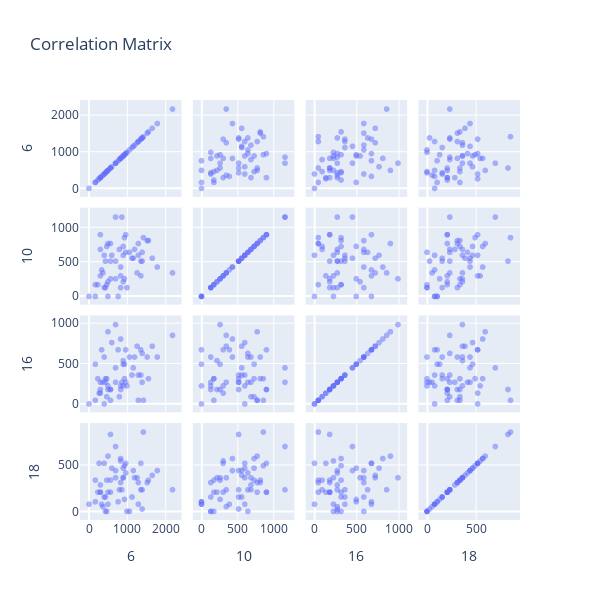

The cell this chart's notebook holds for it:
### Code cell
# 10번-18번 => 0.44
# 6번-16번 => 0.37

# 매트릭스 시각화
fig = px.scatter_matrix(
    sales_trends_pivot[[6, 10, 16, 18]]
    , opacity=.5
    , title='Correlation Matrix'
    , height=600, width=600
)

fig.show()

### Figure 1 — Plotly figure (JSON) as saved in the notebook; plotly's stock layout.template omitted (floating-point values rounded to 4 significant figures)
{"data": [{"dimensions": [{"axis": {"matches": true}, "label": "6", "values": [1650, 165, 825, 495, 495, 891, null, 1188, 825, 561, 759, 396, 825, 693, 1056, 792, 231, 297, 1386, 1287, 957, 297, 1419, 2178, 594, 693, 264, 1254, 1353, 1518, 1353, 561, 1155, 1386, 858, 165, 297, 1782, 924, 561, 429, 330, 1551, 693, 891, 495, 462, 924, 363, null, 1122, 957, 891, 1287, 396, 990, 429, 462, 0]}, {"axis": {"matches": true}, "label": "10", "values": [559, 0, 301, 774, 215, 731, 731, 688, 129, 774, 0, 602, 430, 258, 645, 688, 172, 688, 516, 602, 645, 301, 860, 344, 602, 1161, null, 344, 301, 817, 516, 516, 559, 645, 1161, 172, 903, 430, 860, 258, 516, 387, 817, 516, 602, 0, 731, 258, 344, 903, 559, 903, 215, 774, 129, 129, 129, 172, 0]}, {"axis": {"matches": true}, "label": "16", "values": [720, 495, 225, 900, 180, 495, 315, 585, 180, 45, 675, 0, 810, 990, 585, 90, 315, 270, 270, 360, 270, 135, 45, 855, 765, 450, 135, 720, 675, 585, 360, 180, 450, 630, 270, 45, 180, 585, 315, 180, 315, 675, 315, 270, 225, 225, 90, 495, 270, 180, 360, 675, 540, 45, 585, 225, 270, 315, 0]}, {"axis": {"matches": true}, "label": "18", "values": [390, 104, 546, 598, 208, 468, 572, 364, 312, 208, 104, 520, 572, 364, 0, 234, 208, 286, 26, 78, 416, 208, 858, 234, 468, 702, 520, 364, 520, 312, 234, 832, 442, 234, 234, 338, 208, 442, 494, 338, 156, 78, 338, 442, 364, 78, 338, 130, 52, 208, 156, 520, 364, 312, 156, 0, 0, 0, 78]}], "hovertemplate": "%{xaxis.title.text}=%{x}<br>%{yaxis.title.text}=%{y}<extra></extra>", "legendgroup": "", "marker": {"color": "#636efa", "opacity": 0.5, "symbol": "circle"}, "name": "", "showlegend": false, "type": "splom"}], "layout": {"dragmode": "select", "height": 600, "legend": {"tracegroupgap": 0}, "title": {"text": "Correlation Matrix"}, "width": 600}}
